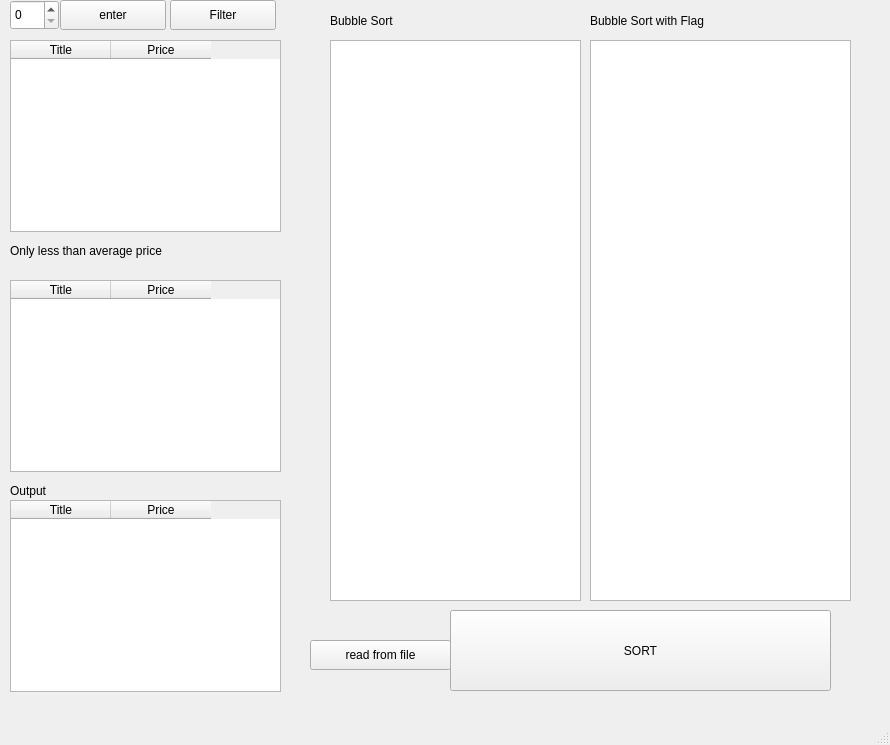
<?xml version="1.0" encoding="UTF-8"?>
<ui version="4.0">
 <class>MainWindow</class>
 <widget class="QMainWindow" name="MainWindow">
  <property name="geometry">
   <rect>
    <x>0</x>
    <y>0</y>
    <width>890</width>
    <height>745</height>
   </rect>
  </property>
  <property name="windowTitle">
   <string>MainWindow</string>
  </property>
  <widget class="QWidget" name="centralwidget">
   <widget class="QSpinBox" name="count">
    <property name="geometry">
     <rect>
      <x>10</x>
      <y>0</y>
      <width>49</width>
      <height>30</height>
     </rect>
    </property>
   </widget>
   <widget class="QTableWidget" name="input_1">
    <property name="geometry">
     <rect>
      <x>10</x>
      <y>40</y>
      <width>271</width>
      <height>192</height>
     </rect>
    </property>
    <property name="columnCount">
     <number>2</number>
    </property>
    <column>
     <property name="text">
      <string>Title</string>
     </property>
    </column>
    <column>
     <property name="text">
      <string>Price</string>
     </property>
    </column>
   </widget>
   <widget class="QPushButton" name="pushButton_2">
    <property name="geometry">
     <rect>
      <x>60</x>
      <y>0</y>
      <width>106</width>
      <height>30</height>
     </rect>
    </property>
    <property name="text">
     <string>enter</string>
    </property>
   </widget>
   <widget class="QTextEdit" name="BS">
    <property name="geometry">
     <rect>
      <x>330</x>
      <y>40</y>
      <width>251</width>
      <height>561</height>
     </rect>
    </property>
   </widget>
   <widget class="QTableWidget" name="output_1">
    <property name="geometry">
     <rect>
      <x>10</x>
      <y>500</y>
      <width>271</width>
      <height>192</height>
     </rect>
    </property>
    <property name="columnCount">
     <number>2</number>
    </property>
    <column>
     <property name="text">
      <string>Title</string>
     </property>
    </column>
    <column>
     <property name="text">
      <string>Price</string>
     </property>
    </column>
   </widget>
   <widget class="QTableWidget" name="input_2">
    <property name="geometry">
     <rect>
      <x>10</x>
      <y>280</y>
      <width>271</width>
      <height>192</height>
     </rect>
    </property>
    <property name="columnCount">
     <number>2</number>
    </property>
    <column>
     <property name="text">
      <string>Title</string>
     </property>
    </column>
    <column>
     <property name="text">
      <string>Price</string>
     </property>
    </column>
   </widget>
   <widget class="QTextEdit" name="BSF">
    <property name="geometry">
     <rect>
      <x>590</x>
      <y>40</y>
      <width>261</width>
      <height>561</height>
     </rect>
    </property>
   </widget>
   <widget class="QLabel" name="label">
    <property name="geometry">
     <rect>
      <x>330</x>
      <y>10</y>
      <width>121</width>
      <height>21</height>
     </rect>
    </property>
    <property name="text">
     <string>Bubble Sort</string>
    </property>
   </widget>
   <widget class="QLabel" name="label_2">
    <property name="geometry">
     <rect>
      <x>590</x>
      <y>10</y>
      <width>201</width>
      <height>21</height>
     </rect>
    </property>
    <property name="text">
     <string>Bubble Sort with Flag</string>
    </property>
   </widget>
   <widget class="QPushButton" name="pushButton_3">
    <property name="geometry">
     <rect>
      <x>170</x>
      <y>0</y>
      <width>106</width>
      <height>30</height>
     </rect>
    </property>
    <property name="text">
     <string>Filter</string>
    </property>
   </widget>
   <widget class="QLabel" name="label_3">
    <property name="geometry">
     <rect>
      <x>10</x>
      <y>240</y>
      <width>231</width>
      <height>21</height>
     </rect>
    </property>
    <property name="text">
     <string>Only less than average price</string>
    </property>
   </widget>
   <widget class="QLabel" name="avg_lable">
    <property name="geometry">
     <rect>
      <x>250</x>
      <y>240</y>
      <width>71</width>
      <height>21</height>
     </rect>
    </property>
    <property name="text">
     <string/>
    </property>
   </widget>
   <widget class="QLabel" name="label_5">
    <property name="geometry">
     <rect>
      <x>10</x>
      <y>480</y>
      <width>80</width>
      <height>21</height>
     </rect>
    </property>
    <property name="text">
     <string>Output</string>
    </property>
   </widget>
   <widget class="QPushButton" name="pushButton">
    <property name="geometry">
     <rect>
      <x>310</x>
      <y>640</y>
      <width>141</width>
      <height>30</height>
     </rect>
    </property>
    <property name="text">
     <string>read from file</string>
    </property>
   </widget>
   <widget class="QPushButton" name="pushButton_4">
    <property name="geometry">
     <rect>
      <x>450</x>
      <y>610</y>
      <width>381</width>
      <height>81</height>
     </rect>
    </property>
    <property name="text">
     <string>SORT</string>
    </property>
   </widget>
   <widget class="QLabel" name="time_1">
    <property name="geometry">
     <rect>
      <x>440</x>
      <y>10</y>
      <width>80</width>
      <height>21</height>
     </rect>
    </property>
    <property name="text">
     <string/>
    </property>
   </widget>
   <widget class="QLabel" name="time_2">
    <property name="geometry">
     <rect>
      <x>780</x>
      <y>10</y>
      <width>80</width>
      <height>21</height>
     </rect>
    </property>
    <property name="text">
     <string/>
    </property>
   </widget>
  </widget>
  <widget class="QMenuBar" name="menubar">
   <property name="geometry">
    <rect>
     <x>0</x>
     <y>0</y>
     <width>890</width>
     <height>26</height>
    </rect>
   </property>
  </widget>
  <widget class="QStatusBar" name="statusbar"/>
 </widget>
 <resources/>
 <connections/>
</ui>
